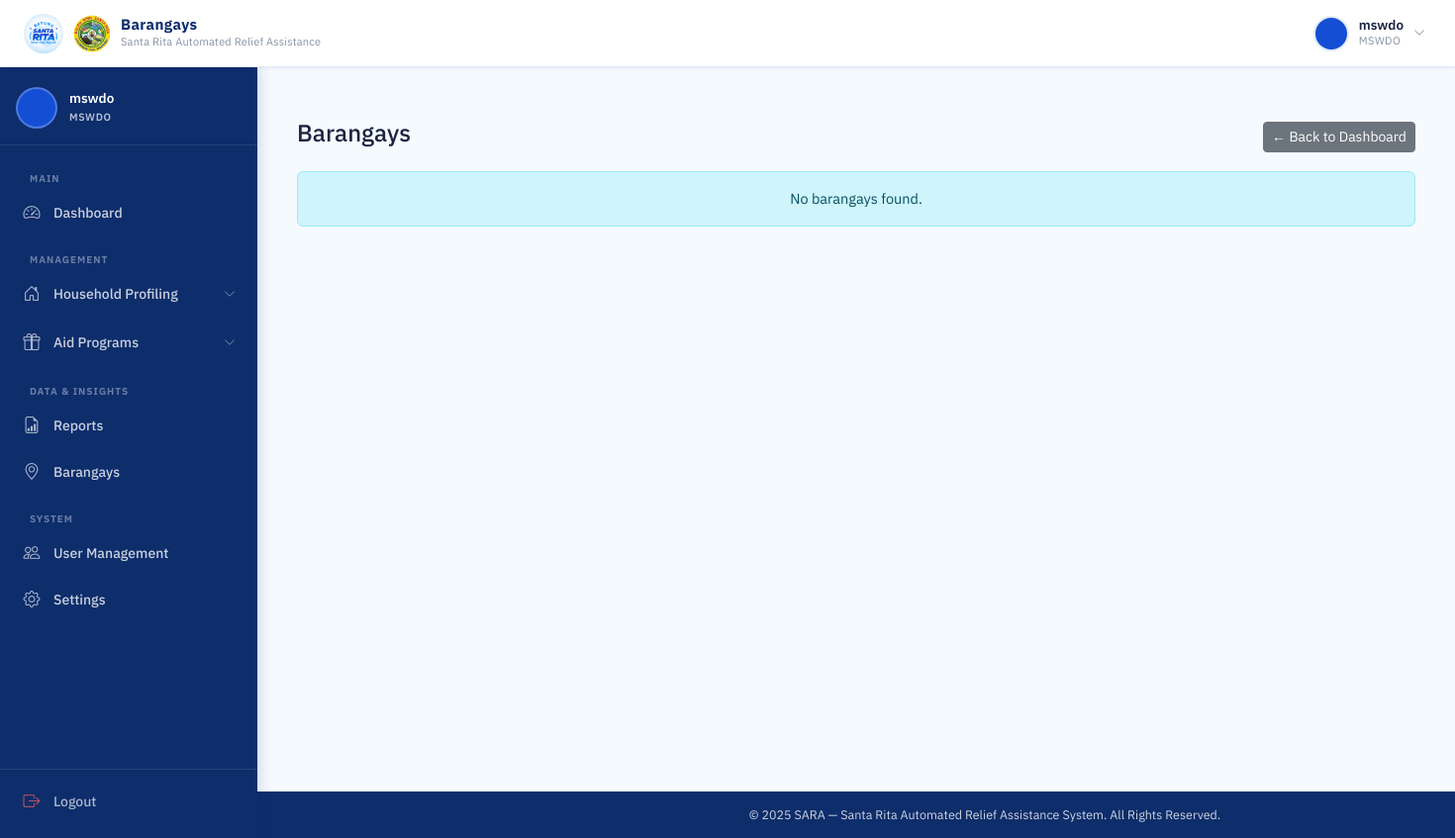
The page /mswdo/barangays/ (signed in) on the database as committed earlier.
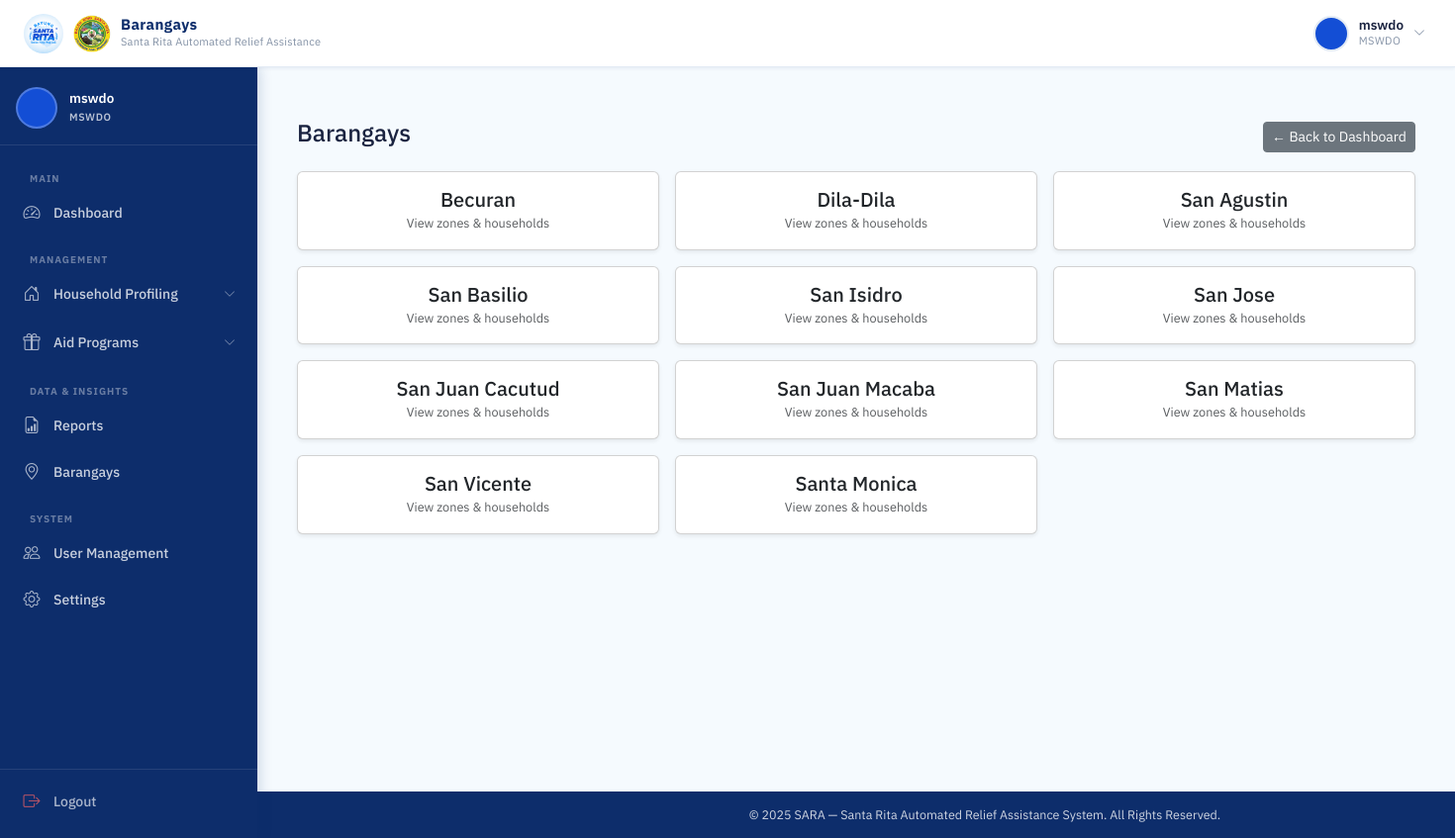
The same page on the database as committed later.
### accounts/models.py (models this page shows, shortened)
class Barangay(models.Model):
    name = models.CharField(max_length=100, unique=True)

### accounts/views.py (the view)
# urls.py: path('mswdo/barangays/', views.barangay_list, name='barangay_list'),
@login_required
def barangay_list(request):
    if request.user.role != 'MSWDO':
        return HttpResponseForbidden("Access Denied")
    barangays = Barangay.objects.all().order_by('name')
    return render(request, 'accounts/barangay_list.html', {
        'barangays': barangays,
    })

### templates/accounts/barangay_list.html (shortened to what this page needs)
{% extends 'base.html' %}
{% block navbar_title %}Barangays{% endblock %}
{% block content %}
<div class="container mt-4">
  <div class="d-flex justify-content-between align-items-center mb-3">
    <h4>Barangays</h4>
    <a href="{% url 'mswdo_dashboard' %}" class="btn btn-secondary btn-sm">
      ← Back to Dashboard
    </a>
  </div>
  <div class="row g-3">
    {% for barangay in barangays %}
      <div class="col-md-4 col-sm-6 col-12">
        <a href="{% url 'barangay_zones' barangay.id %}"
           class="text-decoration-none">
          <div class="card shadow-sm h-100">
            <div class="card-body text-center">
              <h5 class="card-title mb-0">{{ barangay.name }}</h5>
              <small class="text-muted">View zones & households</small>
            </div>
          </div>
        </a>
      </div>
    {% empty %}
      <div class="col-12">
        <div class="alert alert-info text-center">
          No barangays found.
        </div>
      </div>
    {% endfor %}
  </div>
</div>
{% endblock %}

Rows that differ between the two databases and show on the page:
added Barangay: name "Becuran"
added Barangay: name "Dila-Dila"
added Barangay: name "San Agustin"
added Barangay: name "San Basilio"
added Barangay: name "San Isidro"
added Barangay: name "San Jose"
added Barangay: name "San Juan Cacutud"
added Barangay: name "San Juan Macaba"
added Barangay: name "San Matias"
added Barangay: name "San Vicente"
added Barangay: name "Santa Monica"
Other text that changed with them:
text no longer shown: "No barangays found."
